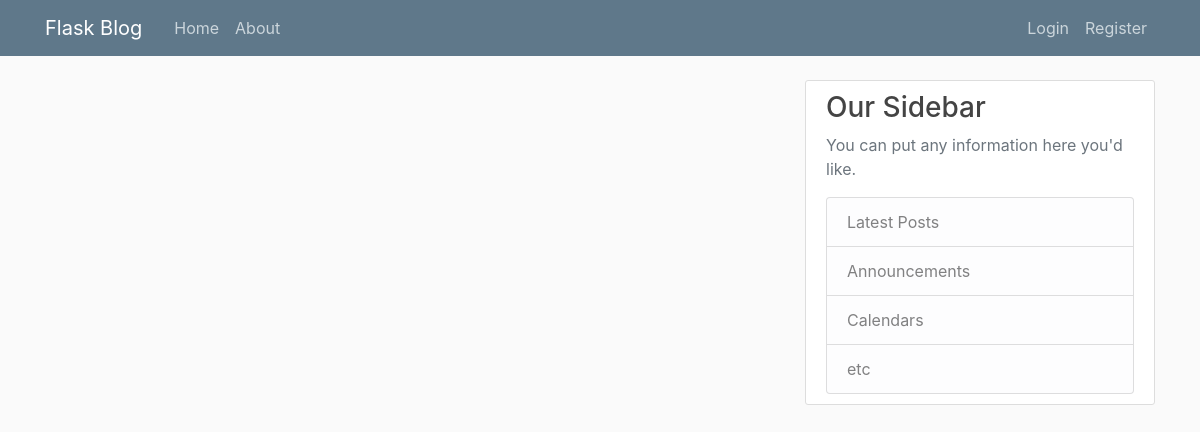
Page /home on the earlier database version.
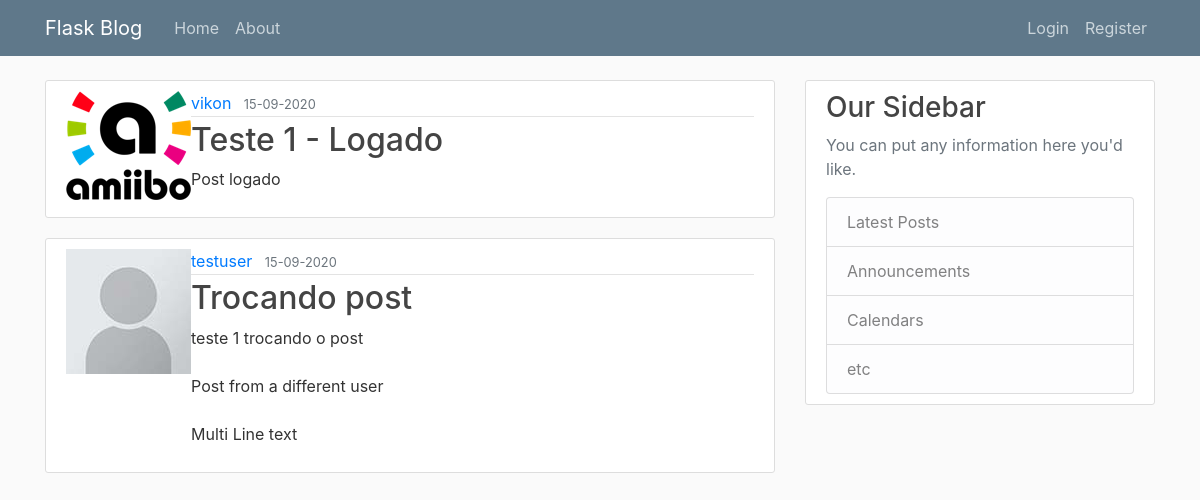
Same page on the later database version.
### flaskblog/models.py (models this page shows, shortened)
class Post(db.Model):
    id = db.Column(db.Integer, primary_key=True)
    title = db.Column(db.String(100), nullable=False)
    date_posted = db.Column(db.DateTime, nullable=False, default=datetime.utcnow)
    content = db.Column(db.Text, nullable=False)
    user_id = db.Column(db.Integer, db.ForeignKey('user.id'), nullable=False)

class User(db.Model, UserMixin):
    id = db.Column(db.Integer, primary_key=True)
    username = db.Column(db.String(20), unique=True, nullable=False)
    email = db.Column(db.String(120), unique=True, nullable=False)
    image_file = db.Column(db.String(20), nullable=False, default='default.jpg')
    password = db.Column(db.String(60), nullable=False)
    posts = db.relationship('Post', backref='author', lazy=True)

### flaskblog/routes.py (the view)
@app.route("/")
@app.route("/home")
def home():
    posts = Post.query.all()
    return render_template('home.html', posts=posts)

### flaskblog/templates/home.html
{% extends "layout.html" %}
{% block content %}
    {% for post in posts %}
        <article class="media content-section">
          <img class=""rounded-circle article-img" src="{{ url_for('static', filename='profile_pics/' + post.author.image_file) }}">
          <div class="media-body">
            <div class="article-metadata">
              <a class="mr-2" href="#">{{ post.author.username }}</a>
              <small class="text-muted">{{ post.date_posted.strftime('%d-%m-%Y') }}</small>
            </div>
            <h2><a class="article-title" href="{{ url_for('post', post_id=post.id) }}">{{ post.title }}</a></h2>
            <p class="article-content">{{ post.content }}</p>
          </div>
        </article>
    {% endfor %}
{% endblock content %}

### flaskblog/templates/layout.html (shortened to what this page needs)
<!DOCTYPE html>
<html>
<head>
    <link rel="stylesheet" href="https://stackpath.bootstrapcdn.com/bootstrap/4.5.2/css/bootstrap.min.css">
    <link rel="stylesheet" type="text/css" href="{{ url_for('static', filename='main.css') }}">
</head>
<body>
    <header class="site-header">
      <nav class="navbar navbar-expand-md navbar-dark bg-steel fixed-top">
        <div class="container">
          <a class="navbar-brand mr-4" href="/">Flask Blog</a>
          <div class="collapse navbar-collapse" id="navbarToggle">
            <div class="navbar-nav mr-auto">
              <a class="nav-item nav-link" href="{{ url_for('home') }}">Home</a>
              <a class="nav-item nav-link" href="{{ url_for('about') }}">About</a>
            </div>
            <div class="navbar-nav">
                {% if current_user.is_authenticated %}
                    <a class="nav-item nav-link" href="{{ url_for('new_post') }}">New Post</a>
                    <a class="nav-item nav-link" href="{{ url_for('account') }}">Account</a>
                    <a class="nav-item nav-link" href="{{ url_for('logout') }}">Logout</a>
                {% else %}
                    <a class="nav-item nav-link" href="{{ url_for('login') }}">Login</a>
                    <a class="nav-item nav-link" href="{{ url_for('register') }}">Register</a>
                {% endif %}
            </div>
          </div>
        </div>
      </nav>
    </header>
    <main role="main" class="container">
      <div class="row">
        <div class="col-md-8">
          {% block content %}{% endblock %}
        </div>
        <div class="col-md-4">
          <div class="content-section">
            <h3>Our Sidebar</h3>
            <p class='text-muted'>You can put any information here you'd like.
              <ul class="list-group">
                <li class="list-group-item list-group-item-light">Latest Posts</li>
                <li class="list-group-item list-group-item-light">Announcements</li>
                <li class="list-group-item list-group-item-light">Calendars</li>
                <li class="list-group-item list-group-item-light">etc</li>
              </ul>
          </div>
        </div>
      </div>
    </main>
</body>
</html>

### flaskblog/static/main.css (style rules this page uses)
body { background: #fafafa; color: #333333; margin-top: 5rem; }
h1, h2, h3, h4, h5, h6 { color: #444444; }
.bg-steel { background-color: #5f788a; }
.site-header .navbar-nav .nav-link { color: #cbd5db; }
.content-section { background: #ffffff; padding: 10px 20px; border: 1px solid #dddddd; border-radius: 3px; margin-bottom: 20px; }
.article-title { color: #444444; }
.article-content { white-space: pre-line; }
.article-metadata { padding-bottom: 1px; margin-bottom: 4px; border-bottom: 1px solid #e3e3e3 }

Differences in the rows shown:
added Post: image_file (picture), author.username "vikon", date_posted "15-09-2020", title "Teste 1 - Logado", content "Post logado"
added Post: image_file (placeholder picture), author.username "testuser", date_posted "15-09-2020", title "Trocando post", content "teste 1 trocando o post Post from a different user Multi Line text"
